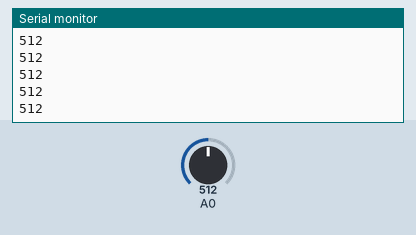
Recording of a sketch running on a simulated Arduino Uno, built with avr-gcc and run on an emulated ATmega328P. Parts: the last lines printed to the serial monitor. Inputs (shaded band) come from the test bench; at power-on: A0 = 512.

Above: at 1.2 s.
1.3 s: A0 set to 716
At 1.31 s:
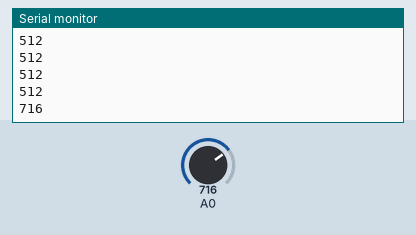
2.8 s: A0 set to 900
At 2.81 s:
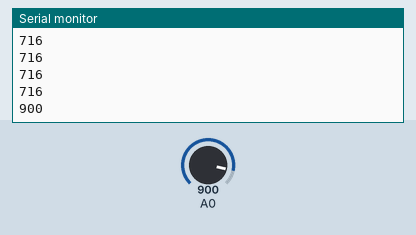
Timing chart, 0 to 5.8 s (numbered marks = the images above; inputs shaded):
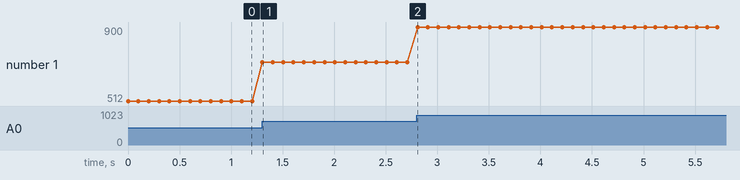

Measured:
- after the input at 1.3 s, the serial monitor: prints a new line at once (image 1)
- after the input at 2.8 s, the serial monitor: prints a new line at once (image 2)
- plotted number 1: 512 → 716 after the input at 1.3 s, 716 → 900 after the input at 2.8 s

The sketch:

Membaca_Nilai_Sensor_Line_Tracer.ino
```cpp
void setup() {
  Serial.begin(9600);
}

void loop() {
  int adc_val = analogRead(A0);
  Serial.println(adc_val);
  delay(100);
}
```
